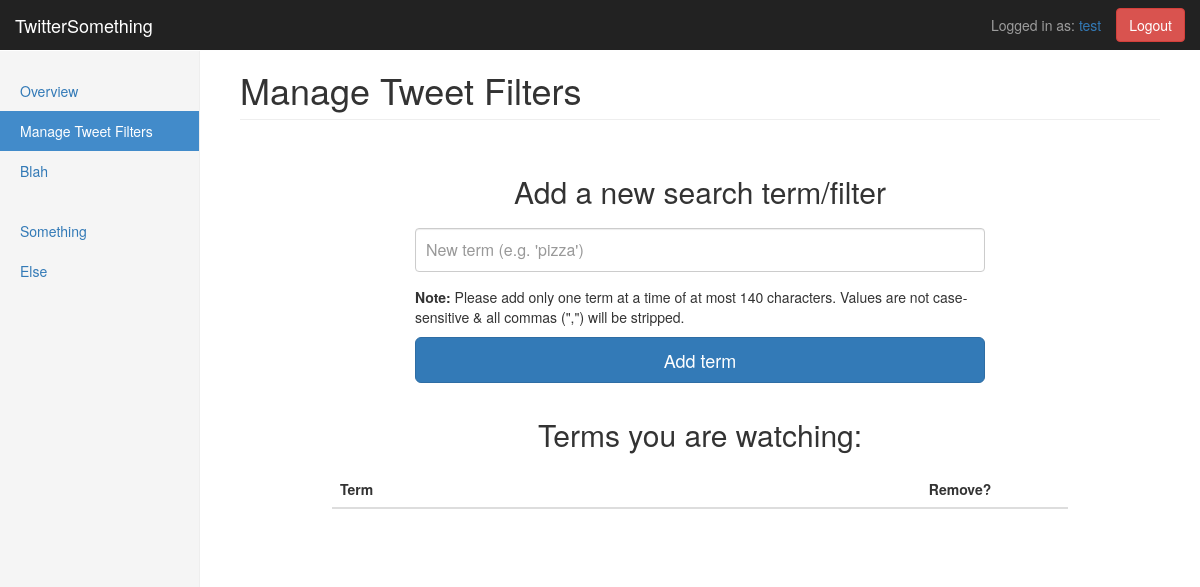
Before: /CAB432/manageFilters.php (signed in) with the older database file.
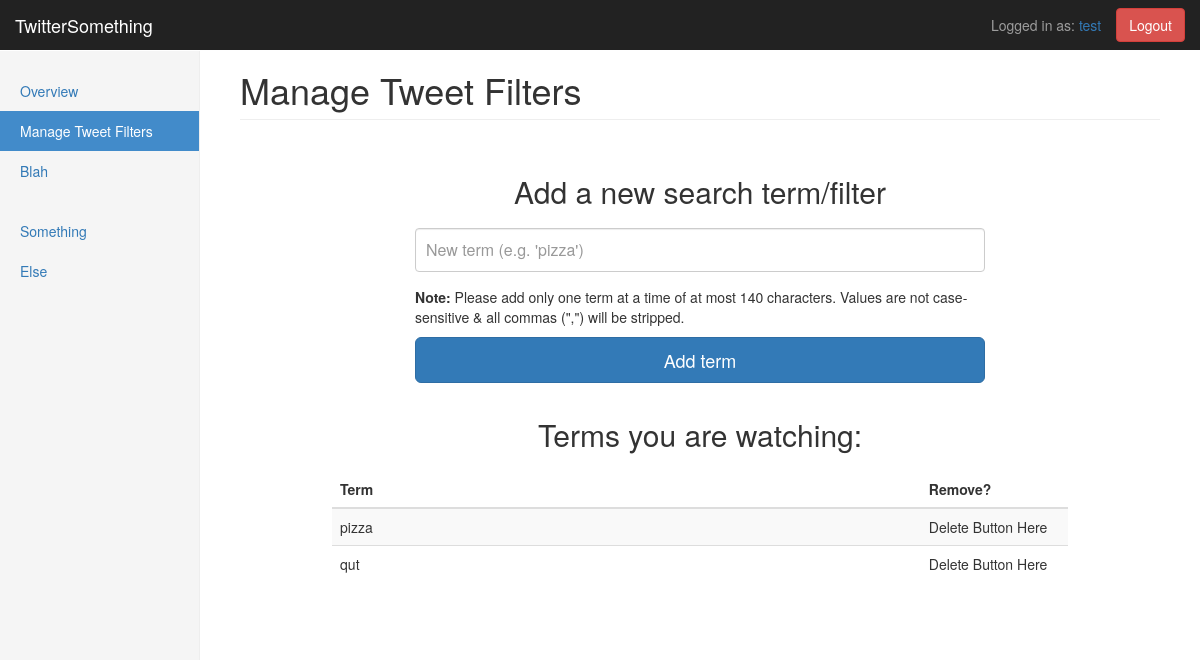
After: the same page with the newer database file.
### tables this page shows
CREATE TABLE IF NOT EXISTS `users` (
`userId` int(11) NOT NULL,
  `username` varchar(128) NOT NULL,
  `password` varchar(128) NOT NULL,
  `watchedTerms` text
);

### CAB432/phpIncludes/functions.php (called while the page is built, shortened)
<?php
	function inSession() {
		if (isset($_SESSION['userId'])) {
			return True;
		}
		return False;
	}
?>

### CAB432/manageFilters.php (the view, shortened to what this page needs)
<?php
	$watchedTerms = array();
	require 'phpIncludes/functions.php';
	if (!inSession()) {
		header('Location: http://'.$_SERVER["HTTP_HOST"].'/CAB432/pleaseLogin.php');
		exit;
	}
	else {
		$userId = $_SESSION['userId'];
		require 'phpIncludes/dbConn.php';
		$row = [];
		try {
			$query = 'SELECT watchedTerms FROM users WHERE userId=:userId;';
			$stmt = $db->prepare($query);
			$stmt->bindValue(':userId', $userId, PDO::PARAM_INT);
			$stmt->execute();
			$row = $stmt->fetch(PDO::FETCH_ASSOC);
		} catch(PDOException $ex) {
			header('Location: http://'.$_SERVER["HTTP_HOST"].'/CAB432/errorpage.php?id=PDO');
			exit;
		}
		if (empty($row) || $row['watchedTerms'] == '') {
		} else {
			$watchedTerms = explode(',', $row['watchedTerms']);
		}
	}
?>
<!DOCTYPE html>
<html lang="en">
<head>
    <link href="css/bootstrap.min.css" rel="stylesheet">
	<link href="css/globalStyle.css" rel="stylesheet">
    <link href="css/dashboard.css" rel="stylesheet">
    <link href="css/manageFilters.css" rel="stylesheet">
</head>
<body>
	<?php include 'phpIncludes/navbar.php';?>
    <div class="container-fluid">
      <div class="row">
        <div class="col-sm-3 col-md-2 sidebar">
          <ul class="nav nav-sidebar">
            <li><a href="index.php">Overview</a></li>
            <li class="active"><a href="manageFilters.php">Manage Tweet Filters</a></li>
            <li><a href="#">Blah</a></li>
          </ul>
          <ul class="nav nav-sidebar">
            <li><a href="">Something</a></li>
            <li><a href="">Else</a></li>
          </ul>
        </div>
        <div class="col-sm-9 col-sm-offset-3 col-md-10 col-md-offset-2 main">
			<h1 class="page-header">Manage Tweet Filters</h1>
			<div class="">
				<form class="form-term" method="POST" action="<?php echo htmlspecialchars($_SERVER["PHP_SELF"]); ?>">
					<h2 class="my-heading">Add a new search term/filter</h2>
					<input name="newterm" type="text" class="form-control" placeholder="New term (e.g. 'pizza')" maxlength="140" required>
					<p><strong>Note:</strong> Please add only one term at a time of at most 140 characters. Values are not case-sensitive & all commas (",") will be stripped.</p>
					<button class="btn btn-lg btn-primary btn-block" type="submit">Add term</button>
				</form>
			</div>
			<div id="termsList">
				<h2 class="my-heading">Terms you are watching:</h2>
				<div class="table-responsive">
					<table class="table table-striped">
						<thead>
						<tr>
						  <th class="col-md-8">Term</th>
						  <th class="col-md-2">Remove?</th>
						</tr>
						</thead>
						<tbody>
						<?php
							foreach ($watchedTerms as $term) {
								echo '<tr>';
								echo '<td>' . $term . '</td>';
								echo '<td>Delete Button Here</td>';
								echo '</tr>';
							}
						?>
						</tbody>
					</table>
				</div>
			</div>
</body>
</html>

### CAB432/phpIncludes/navbar.php (shortened to what this page needs)
<nav class="navbar navbar-inverse navbar-fixed-top">
	<div class="container-fluid">
		<div class="navbar-header">
			<a class="navbar-brand" href="index.php">TwitterSomething</a>
		</div>
		<div id="navbar" class="navbar-collapse collapse">
			<?php
				require_once 'phpIncludes/functions.php';
				if (!inSession()) {
					echo '
						<form id="navbarLoginForm" class="navbar-form navbar-right" action="processLogin.php" method="POST">
							<div class="form-group">
								<input name="username" type="text" placeholder="Username" class="form-control" maxlength="128" required>
							</div>
							<div class="form-group">
								<input name="password" type="password" placeholder="Password" class="form-control" maxlength="128" required>
							</div>
							<button type="submit" class="btn btn-success">Sign In</button>
							<a type="button" class="btn btn-primary" href="register.php">Sign Up</a>
						</form>
					';
				}
				else {
					echo '
						<form class="navbar-form navbar-right">
							<a href="logout.php" type="button" class="btn btn-danger">Logout</a>
						</form>
						<p class="navbar-text navbar-right"> Logged in as: <a href="#">'.$_SESSION['username'].'</a></p>
					';
				}
			?>
		</div>
	</div>
</nav>

### CAB432/css/globalStyle.css (style rules this page uses)
body { padding-top: 50px; }

### CAB432/css/dashboard.css (style rules this page uses)
.navbar-fixed-top { border: 0; }
.sidebar { display: none; }
@media (min-width: 768px) { .sidebar { position: fixed; top: 51px; bottom: 0; left: 0; z-index: 1000; display: block; padding: 20px; overflow-x: hidden; overflow-y: auto; background-color: #f5f5f5; border-right: 1px solid #eee; } }
.nav-sidebar { margin-right: -21px; margin-bottom: 20px; margin-left: -20px; }
.nav-sidebar > li > a { padding-right: 20px; padding-left: 20px; }
.nav-sidebar > .active > a, .nav-sidebar > .active > a:hover, .nav-sidebar > .active > a:focus { color: #fff; background-color: #428bca; }
.main { padding: 20px; }
@media (min-width: 768px) { .main { padding-right: 40px; padding-left: 40px; } }
.main .page-header { margin-top: 0; }

### CAB432/css/manageFilters.css (style rules this page uses)
.form-term { max-width: 600px; padding: 15px; margin: 0 auto; }
.my-heading { margin-bottom: 20px; text-align: center; }
.form-term .form-control { position: relative; height: auto; -webkit-box-sizing: border-box; -moz-box-sizing: border-box; box-sizing: border-box; padding: 10px; font-size: 16px; margin-bottom: 15px; }
#termsList { max-width: 80% !important; margin: 10px auto; }

Changed rows visible on the page:
now on this page (row edited): users: watchedTerms "pizza", watchedTerms "qut"
Other visible differences:
new list line: "Delete Button Here"
